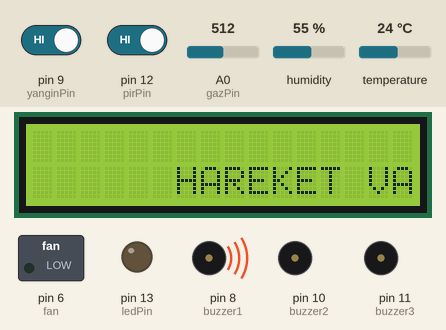
This sketch was run on a simulated Arduino Uno, built with avr-gcc and run on an emulated ATmega328P. On the bench: 16×2 character LCD, switched loads named in the sketch (green lamp = pin HIGH), output pins drawn as LEDs (lit = HIGH), buzzer (waves = sounding, pin HIGH). Inputs (shaded band) come from the test bench; at power-on: pin 9 (yanginPin) HIGH, A0 (gazPin) = 512, pin 12 (pirPin) HIGH, humidity 55 %, temperature 24 °C. EEPROM starts erased; what the sketch prints to the serial monitor is not drawn.

Above: at 4.3 s.
4.4 s: pin 9 (yanginPin) driven LOW
At 14.3 s:
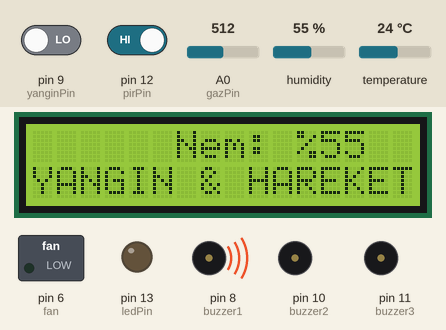
17.5 s: A0 (gazPin) set to 490
At 25.1 s:
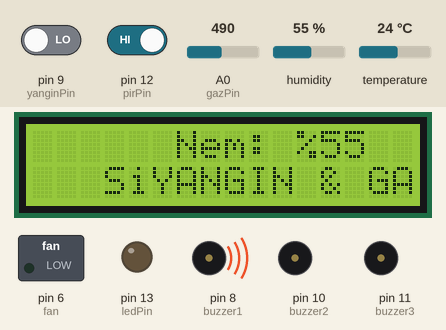
29.3 s: pin 12 (pirPin) driven LOW
At 35.8 s:
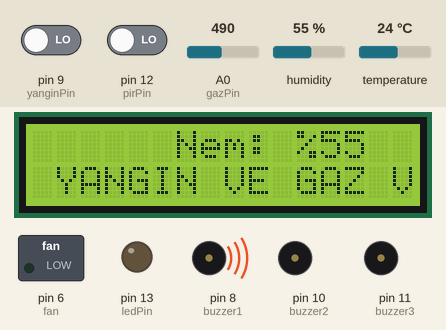
40.0 s: A0 (gazPin) set to 510
At 46.6 s:
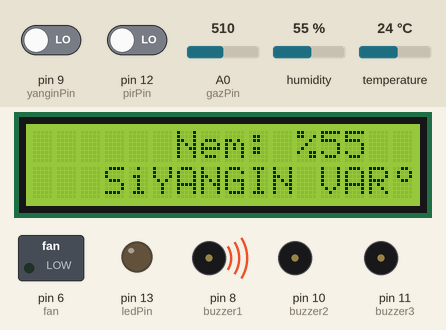
50.7 s: A0 (gazPin) set to 306
At 58.3 s:
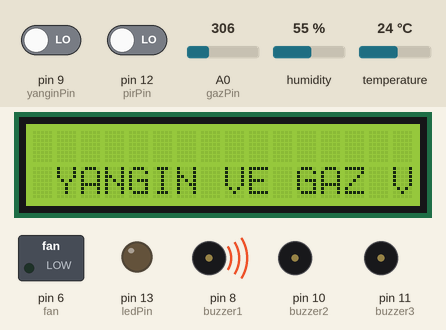
58.7 s: pin 9 (yanginPin) driven HIGH
At 68.1 s:
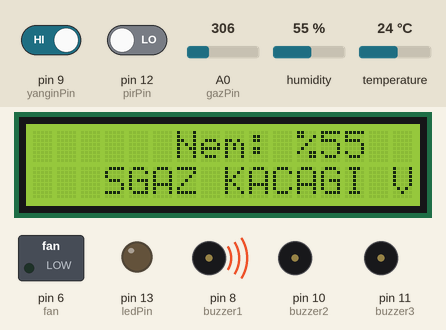
Timing chart, 0 to 73.2 s (numbered marks = the images above; inputs shaded):
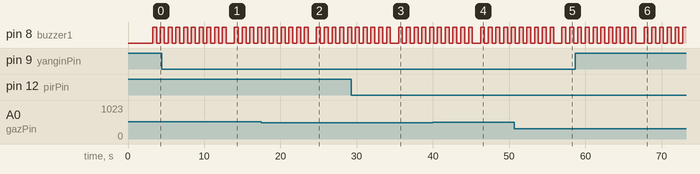

Measured:
- after the input at 4.4 s, the display: first differs from a run without the input after 9.6 s (image 1)
- after the input at 17.5 s, the display: first differs from a run without the input after 7.2 s (image 2)
- after the input at 29.3 s, the display: first differs from a run without the input after 6.2 s (image 3)
- after the input at 40.0 s, the display: first differs from a run without the input after 6.3 s (image 4)
- after the input at 50.7 s, the display: first differs from a run without the input after 6.2 s (image 5 shows a later state)
- after the input at 58.7 s, the display: first differs from a run without the input after 9.0 s (image 6)
- what the display in image 1 shows lasts 0.5 s, from 14.0 s to 14.5 s

The sketch:

AkilliEv.ino
```cpp
#include <LiquidCrystal_I2C.h>
#include <dht11.h>
#include <EEPROM.h>
LiquidCrystal_I2C lcd(0X27, 16, 2);
dht11 DHT11;

int DHT11PIN = 5;
int fan = 6;
int buton = 7;
int buzzer1 = 8;
int yanginPin = 9;
int buzzer2 = 10;
int buzzer3 = 11;
int pirPin = 12;
int ledPin = 13;
int gazPin = A0;

int yangin;
int hareket;
int sensor_durum;
int esik_deger = 500;
int durum = 0;
int butondeger = 0;

byte customChar[8] = {
  0b00110,
  0b01001,
  0b01001,
  0b00110,
  0b00000,
  0b00000,
  0b00000,
  0b00000
};

void setup() {
  Serial.begin(9600);
  lcd.begin();
  lcd.createChar(0, customChar);
  pinMode(buton, INPUT);
  pinMode(yanginPin, INPUT);

  pinMode(pirPin, INPUT);
  pinMode(fan, OUTPUT);
  pinMode(buzzer3, OUTPUT);
  pinMode(buzzer1, OUTPUT);
  pinMode(buzzer2, OUTPUT);
  pinMode(ledPin, OUTPUT);
  lcd.setCursor(7, 1);
  lcd.print("Xiast");
  lcd.setCursor(5, 2);
  lcd.print("Technology");
  delay(3000);
  lcd.clear();
  lcd.noBacklight();
  delay(100);
  lcd.backlight();
}

void loop() {
  yangin = !digitalRead(yanginPin);
  hareket = !digitalRead(pirPin);
  sensor_durum = analogRead(gazPin);
  int chk = DHT11.read(DHT11PIN);

  //yangın var
  if (yangin == HIGH && hareket == HIGH && sensor_durum > esik_deger) {
    EEPROM.update(0, 1);
  }
  else {
    EEPROM.update(0, 0);
  }
  //hiçbir durum yok
  if (yangin == LOW && hareket == HIGH && sensor_durum > esik_deger) {
    EEPROM.update(1, 1);
  }
  else {
    EEPROM.update(1, 0);
  }
  //hareket ve yangın var
  if (yangin == HIGH && hareket == LOW && sensor_durum > esik_deger) {
    EEPROM.update(2, 1);
  }
  else {
    EEPROM.update(2, 0);
  }
  //yangın ve gaz var
  if (yangin == HIGH && hareket == HIGH && sensor_durum < esik_deger) {
    EEPROM.update(3, 1);
  }
  else {
    EEPROM.update(3, 0);
  }
  //hareket var
  if (yangin == LOW && hareket == LOW && sensor_durum  > esik_deger) {
    EEPROM.update(4, 1);
  }
  else {
    EEPROM.update(4, 0);
  }
  //gaz var
  if (yangin == LOW && hareket == HIGH && sensor_durum < esik_deger) {
    EEPROM.update(5, 1);
  }
  else {
    EEPROM.update(5, 0);
  }
  //hareket,gaz ve yangın var
  if (yangin == HIGH && hareket == LOW && sensor_durum < esik_deger) {
    EEPROM.update(6, 1);
  }
  else {
    EEPROM.update(6, 0);
  }
  //hareket ve gaz var
  if (yangin == LOW && hareket == LOW && sensor_durum < esik_deger) {
    EEPROM.update(7, 1);
  }
  else {
    EEPROM.update(7, 0);
  }
  if (EEPROM.read(0) == 1) {
   YANGIN();
  }
  else if (EEPROM.read(5) == 1) {
    GAZ();
  }
  else if (EEPROM.read(4) == 1) {
    HAREKET();
  }
  else if (EEPROM.read(2) == 1) {
   YANGIN_HAREKET();
  }
  else if (EEPROM.read(3) == 1) {
   YANGIN_GAZ();
  }
  else if (EEPROM.read(7) == 1) {
   GAZ_HAREKET();
  }
  else if (EEPROM.read(6) == 1) {
   YANGIN_GAZ_HAREKET();
  }
  else {
    digitalWrite(buzzer1, LOW);
  }

  Serial.print("0: ");
  Serial.println(EEPROM.read(0));
  Serial.print("1: ");
  Serial.println(EEPROM.read(1));
  Serial.print("2: ");
  Serial.println(EEPROM.read(2));
  Serial.print("3: ");
  Serial.println(EEPROM.read(3));
  Serial.print("4: ");
  Serial.println(EEPROM.read(4));
  Serial.print("5: ");
  Serial.println(EEPROM.read(5));
  Serial.print("6: ");
  Serial.println(EEPROM.read(6));
  Serial.print("7: ");
  Serial.println(EEPROM.read(7));

  lcd.setCursor(6, 0);
  lcd.print("Nem: %");
  lcd.print((float)DHT11.humidity, 0);
  lcd.setCursor(3, 1);
  lcd.print("Sicaklik:" );
  lcd.setCursor(13, 1);
  lcd.print((float)DHT11.temperature, 0);
  lcd.setCursor(15, 1);
  lcd.write((uint8_t)0);
  lcd.setCursor(16, 1);
  lcd.print("C");
  delay(500);
}
void YANGIN() {
  for (int x = 0; x < 10; x++)
  {
    digitalWrite(buzzer1, HIGH);
    lcd.setCursor(5, 2);
    lcd.print("YANGIN VAR");
    delay(500);
    digitalWrite(buzzer1, LOW);
    lcd.clear();
    delay(500);
  }
}
void GAZ() {
  for (int x = 0; x < 10; x++)
  {
    digitalWrite(buzzer1, HIGH);
    lcd.setCursor(4, 2);
    lcd.print("GAZ KACAGI VAR!");
    delay(500);
    digitalWrite(buzzer1, LOW);
    lcd.clear();
    delay(500);
  }
}
void HAREKET() {
  for (int x = 0; x < 10; x++)
  {
    digitalWrite(buzzer1, HIGH);
    lcd.setCursor(6, 2);
    lcd.print("HAREKET VAR!");
    delay(500);
    digitalWrite(buzzer1, LOW);
    lcd.clear();
    delay(500);
  }
}
void YANGIN_GAZ() {
  for (int x = 0; x < 10; x++)
  {
    digitalWrite(buzzer1, HIGH);
    lcd.setCursor(1, 2);
    lcd.print("YANGIN VE GAZ VAR!");
    delay(500);
    digitalWrite(buzzer1, LOW);
    lcd.clear();
    delay(500);
  }
}
void YANGIN_HAREKET() {
  for (int x = 0; x < 10; x++)
  {
    digitalWrite(buzzer1, HIGH);
    lcd.setCursor(0, 2);
    lcd.print("YANGIN & HAREKET VAR");
    delay(500);
    digitalWrite(buzzer1, LOW);
    lcd.clear();
    delay(500);
  }
}
void GAZ_HAREKET() {
  for (int x = 0; x < 10; x++)
  {
    digitalWrite(buzzer1, HIGH);
    lcd.setCursor(1, 2);
    lcd.print("GAZ & HAREKET VAR!");
    digitalWrite(buzzer1, LOW);
    lcd.clear();
    delay(500);
  }
}
void YANGIN_GAZ_HAREKET() {
  for (int x = 0; x < 10; x++)
  {
    digitalWrite(buzzer1, HIGH);
    lcd.setCursor(5, 2);
    lcd.print("YANGIN & GAZ KACAGI");
    delay(500);
    digitalWrite(buzzer1, LOW);
    lcd.clear();
    delay(500);
  }
}
```
